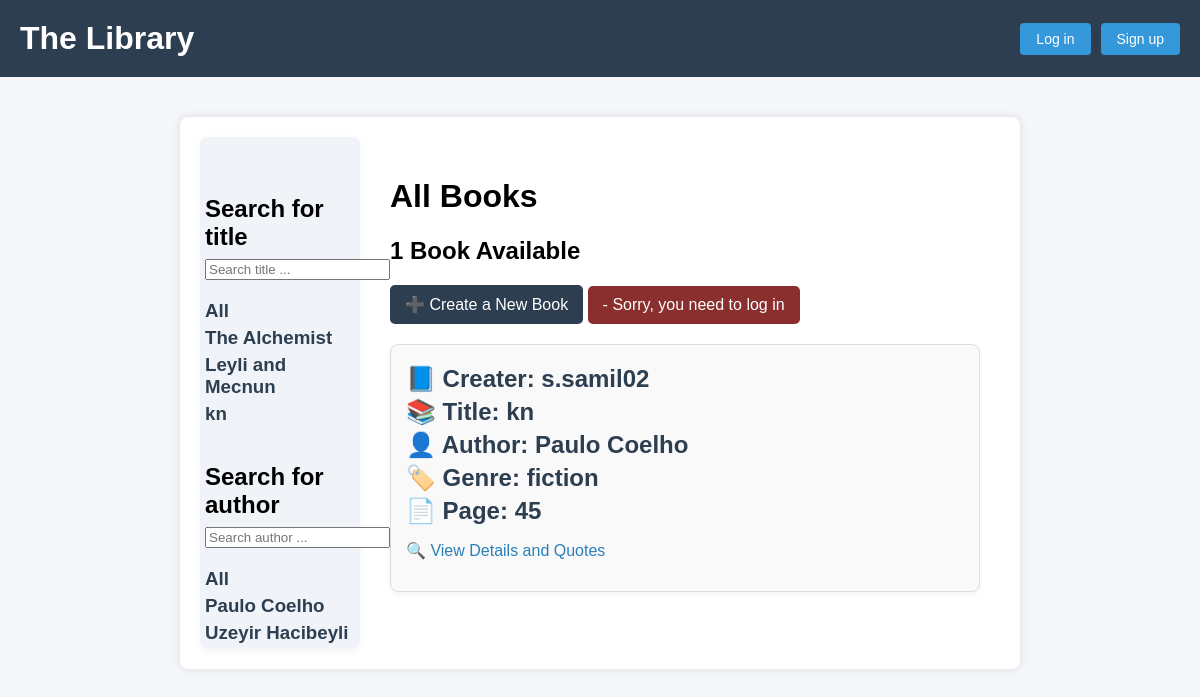
Screenshot of /?title=kn with the database file from the repository.
### journal/models.py (models this page shows, shortened)
class Book(models.Model):
    user = models.ForeignKey(User, on_delete=models.CASCADE, null=True, blank=False)
    title = models.CharField(max_length=50, null=False, blank=False)
    author = models.ForeignKey(Author, on_delete=models.CASCADE)
    genre = models.ForeignKey(Genre, on_delete=models.CASCADE)
    page = models.IntegerField(null=True, blank=True,
                               validators=[MinValueValidator(0), MaxValueValidator(2000)])
    created_date = models.DateTimeField(auto_now_add=True)
    unique_id = models.IntegerField(default=generate_unique_id(1000, 9999),
                                    unique=True, blank=True,
                                    null=True, editable=False)

class Author(models.Model):
    name = models.CharField(max_length=50, null=False, blank=False)
    birthday = models.DateField()
    def __str__(self):
        return self.name

class Genre(models.Model):
    genre = models.CharField(max_length=50, null=False, blank=False)
    def __str__(self):
        return self.genre

### journal/views.py (the view)
# urls.py: path('', views.book_list, name = 'book'),
def book_list(request):
    title = request.GET.get('title') if request.GET.get('title') != None else ''
    author = request.GET.get('author') if request.GET.get('author') != None else ''
    books = Book.objects.filter(
        Q(title__icontains = title),
        Q(author__name__icontains=author))
    books_titles = Book.objects.values_list('title', flat=True).distinct()
    books_authors = Book.objects.values_list('author__name', flat=True).distinct()
    context = {'books': books,
               'book_count': books.count(),
               'books_titles': books_titles,
               'books_authors': books_authors}
    return render(request, 'journal/book.html', context)

### journal/templates/journal/book.html (shortened to what this page needs)
{% extends 'journal/main.html' %}
{% block content %}
<div style="display: flex;">
    <div class="left-container" style="width: 20%; min-width: 150px;">
        <h2 id="searchH2">Search for title</h2>
        <form id="formSearch" action="{% url 'book' %}" method="GET">
            <input type="text" name="title" placeholder="Search title ...">
        </form>
        <div>
            <a class="link" href="{% url 'book' %}"><h3>All</h3></a>
        </div>
        {% for book_name in books_titles%}
        <div>
            <a class="link" href="{% url 'book' %}?title={{book_name}}"><h3>{{book_name}}</h3></a>
        </div>
        {% endfor %}
        <h2 id="searchH2">Search for author</h2>
        <form id="formSearch" action="{% url 'book' %}" method="GET">
            <input type="text" name="author" placeholder="Search author ...">
        </form>
        <div>
            <a class="link" href="{% url 'book' %}"><h3>All</h3></a>
        </div>
        {% for book_author in books_authors%}
        <div>
            <a class="link" href="{% url 'book' %}?author={{book_author}}"><h3>{{book_author}}</h3></a>
        </div>
        {% endfor %}
    </div>
    <div class="container" style="width: 80%;">
        <h1>All Books</h1>
        <h2>{{book_count}} Book Available</h2>
        <a class="create-book-link" href="{% url 'createBook' %}">
            ➕ Create a New Book
        </a>
        {% if not request.user.is_authenticated %}
            <span class="login-required-message">- Sorry, you need to log in</span>
        {% endif %}
        {% for book in books %}
        <div class="book-card">
            <h2>📘 Creater: {{ book.user }}</h2>
            <h2>📚 Title: {{ book.title }}</h2>
            <h2>👤 Author: {{ book.author }}</h2>
            <h2>🏷️ Genre: {{ book.genre }}</h2>
            <h2>📄 Page: {{ book.page }}</h2>
            <p>🔍 <a class="details-link" href="{% url 'book-details' book.unique_id %}">View Details and Quotes</a></p>
        </div>
        {% empty %}
            <p>No books found.</p>
        {% endfor %}
    </div>
</div>
{% endblock content %}

### journal/templates/journal/main.html (style rules this page uses)
body { font-family: Arial, sans-serif; background-color: #f4f6f9; margin: 0; padding: 0; }

### journal/templates/journal/book.html (style rules this page uses)
.container { padding: 20px; }
.left-container { padding-top: 20px; padding-left: 5px; padding-right: 5px; background-color: #f0f4f8; border-radius: 8px; margin-right: 10px; box-shadow: 0 2px 8px rgba(0, 0, 0, 0.05); }
.create-book-link, .login-required-message { display: inline-block; margin-bottom: 20px; background-color: #2c3e50; color: white; padding: 10px 15px; border-radius: 5px; text-decoration: none; }
.login-required-message { background-color: #8b2e2e; }
.book-card { background-color: #f9f9f9; border: 1px solid #ddd; padding: 15px; border-radius: 8px; margin-bottom: 20px; box-shadow: 0 2px 5px rgba(0,0,0,0.05); }
.book-card h2 { margin: 5px 0; color: #2c3e50; }
#searchH2 { padding-top: 30px; margin: 8px 0; }
h3 { margin: 5px 0; color: #2c3e50; }
.details-link { color: #2980b9; text-decoration: none; }
.link { text-decoration: none; }
#formSearch { margin-bottom: 20px; }

### rows the page displays
Book: user "s.samil02", title "kn", author "Paulo Coelho", genre "fiction", page "45"

### other values shown
{{ book_name }} "The Alchemist" "Leyli and Mecnun" "kn"
{{ book_author }} "Paulo Coelho" "Uzeyir Hacibeyli"
{{ book_count }} "1"
